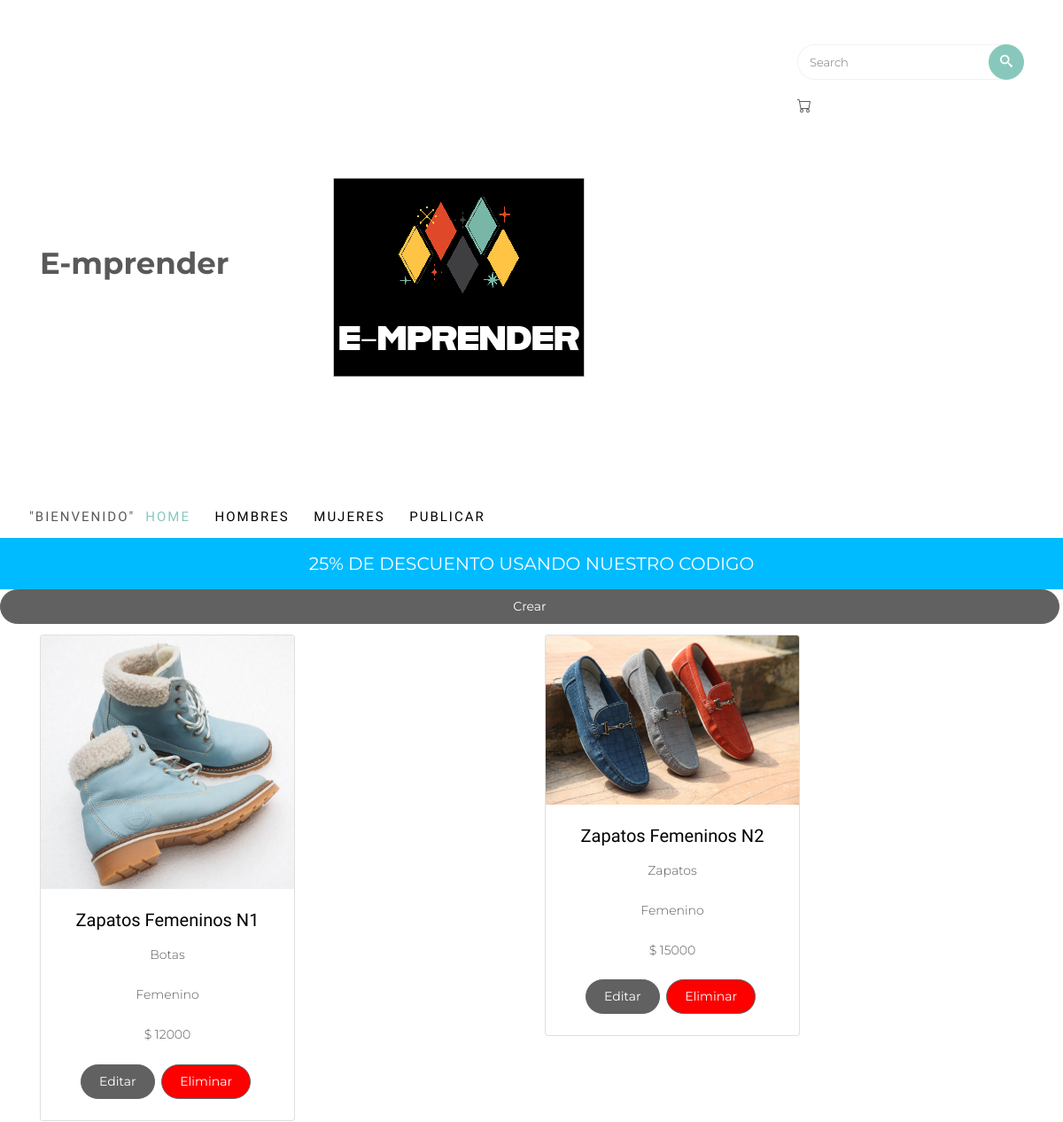
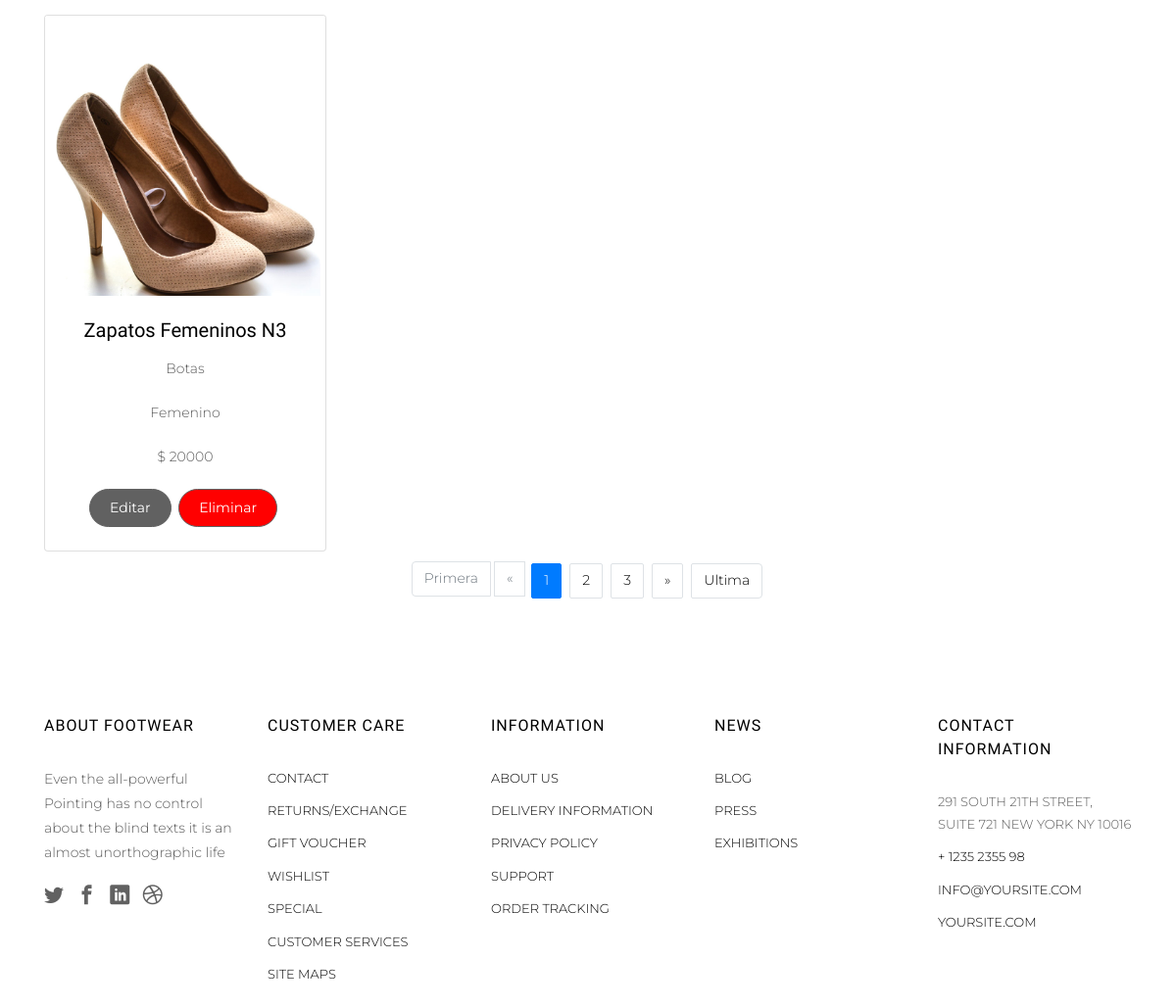
/about.html, run on the app's committed database (2 pictures, top to bottom).
### publicar/models.py (models this page shows, shortened)
class Zapato(models.Model):
    Id=models.IntegerField(primary_key=True)
    Nombrez=models.CharField(verbose_name="Nombre", max_length=20)
    imgend=models.ImageField(upload_to="projects",verbose_name="imagen", null=True, blank=True)
    precioz=models.PositiveIntegerField(verbose_name="Precio del Producto")
    catego=models.ForeignKey(Categoria,null=True,on_delete=models.SET_NULL)
    gene=models.CharField(choices=gen, null=True, blank=True, max_length=15)
    created=models.DateTimeField(auto_now_add=True)
    updated=models.DateTimeField(auto_now=True)
    class Meta:
        verbose_name="Zapato"
        verbose_name_plural="Zapatos"

class Categoria(models.Model):
    Nombrec=models.CharField(verbose_name="Nombre Categoria", max_length=30)
    estacionc=models.ForeignKey(Estacion,null=True,on_delete=models.SET_NULL)
    crea=models.DateTimeField(auto_now_add=True)
    upda=models.DateTimeField(auto_now=True)
    class Meta:
        verbose_name="Categoria"
        verbose_name_plural="Categorias"
    def __str__(self):
        return self.Nombrec

### publicar/views.py (the view)
# urls.py: path('about.html',publicar_view.Public,name='Publicar'),
def Public(request):
    news=Zapato.objects.all()
    paginator = Paginator(news,3)
    page_number = request.GET.get("page")
    page_obj = paginator.get_page(page_number)
    return render(request,"core/about.html",{'news':page_obj})

### core/templates/core/about.html (shortened to what this page needs)
{% extends 'core/index.html' %}
{% load static %}
{% block content %}
<a href="categoria" class="btn btn-primary" style="display: block;">Crear</a>
<div class="container text-center">
    <div class="row">
    {% for n in news %}
     <div class="col-md-6 col-12">
        <div class="card my-2" style="width: 18rem;">
            {% if n.imgend %}
            <img class="card-img-top" src="{{n.imgend.url}}" alt="Card image cap">
            {% endif %}
            <div class="card-body">
            <h5 class="card-title">{{ n.Nombrez }}</h5>
            <p class="card-text"> {{n.catego }}</p>
            <p class="card-text"> {{n.gene }}</p>
			<p class="card-text">$ {{n.precioz }}</p>
            <a href="{% url 'editar' n.Id  %}" class="btn btn-primary">Editar</a>
            <a href="{% url 'borr' n.Id %}" class="btn btn-primary" style="background-color: red;"> Eliminar </a>
            </div>
        </div>
     </div>
    {% endfor %}
    </div>
</div>
<nav aria-label="Page navigation example">
    <ul class="pagination justify-content-center">
      {% if news.has_previous %}
        <li class="page-item">
          <a class="page-link" href="?page=1" aria-label="Primera">
            <span aria-hidden="true">Primera</span>
          </a>
        </li>
        <li class="page-item">
          <a class="page-link" href="?page={{ news.previous_page_number }}" aria-label="Anterior">
            <span aria-hidden="true">&laquo;</span>
          </a>
        </li>
      {% else %}
        <li class="page-item disabled">
          <span class="page-link" aria-hidden="true">Primera</span>
        </li>
        <li class="page-item disabled">
          <span class="page-link" aria-hidden="true">&laquo;</span>
        </li>
      {% endif %}
      {% for i in news.paginator.page_range %}
        <li class="page-item{% if news.number == i %} active{% endif %}">
          <a class="page-link" href="?page={{ i }}">{{ i }}</a>
        </li>
      {% endfor %}
      {% if news.has_next %}
        <li class="page-item">
          <a class="page-link" href="?page={{ news.next_page_number }}" aria-label="Siguiente">
            <span aria-hidden="true">&raquo;</span>
          </a>
        </li>
        <li class="page-item">
          <a class="page-link" href="?page={{ news.paginator.num_pages }}" aria-label="Ultima">
            <span aria-hidden="true">Ultima</span>
          </a>
        </li>
      {% endif %}
    </ul>
  </nav>
{% endblock %}

### core/templates/core/index.html (shortened to what this page needs)
{% load static %}
<!DOCTYPE HTML>
<html>
	<head>
	<link rel="stylesheet" href="{% static 'css/animate.css' %}">
	<link rel="stylesheet" href="{% static 'css/icomoon.css' %}">
	<link rel="stylesheet" href="{% static 'css/ionicons.min.css' %}">
	<link rel="stylesheet" href="{% static 'css/bootstrap.min.css' %}">
	<link rel="stylesheet" href="{% static 'css/magnific-popup.css' %}">
	<link rel="stylesheet" href="{% static 'css/flexslider.css' %}">
	<link rel="stylesheet" href="{% static 'css/owl.carousel.min.css' %}">
	<link rel="stylesheet" href="{% static 'css/owl.theme.default.min.css' %}">
	<link rel="stylesheet" href="{% static 'css/icomoon.css' %}css/bootstrap-datepicker.css">
	<link rel="stylesheet" href="{% static 'fonts/flaticon/font/flaticon.css' %}">
	<link rel="stylesheet" href="{% static 'css/style.css' %}">
	</head>
	<body>
	<div id="page">
		<nav class="colorlib-nav" role="navigation">
			<div class="top-menu">
				<div class="container">
					<div class="row" >
						<div  class="col-sm-7 col-md-9">
							<div id="colorlib-logo"><a href="home">E-mprender <img src="/tiendazapatos/core/static/images/logoemp.png" alt=""> </a></div>
						</div>
						<div class="col-sm-5 col-md-3">
			            <form action="#" class="search-wrap">
			               <div class="form-group">
			                  <input type="search" class="form-control search" placeholder="Search">
			                  <button class="btn btn-primary submit-search text-center" type="submit"><i class="icon-search"></i></button>
			               </div>
			            </form>
			         </div>
		         </div>
					<div class="row">
						<div class="col-sm-12 text-left menu-1">
							<ul>
								<li class="active">"Bienvenido"<a href="home">Home</a></li>
								<li><a href="mn">Hombres</a></li>
								<li><a href="women">Mujeres</a></li>
								<li><a href="about.html">Publicar</a></li>
							</ul>
						</div>
					</div>
				</div>
			</div>
			<div class="sale" style="background-color: rgb(0, 187, 255);">
				<div class="container">
					<div class="row">
						<div class="col-sm-8 offset-sm-2 text-center">
							<div class="row">
								<div class="owl-carousel2">
									<div class="item">
										<div class="col">
											<h3><a href="#">25% de descuento usando Nuestro Codigo</a></h3>
										</div>
									</div>
								</div>
							</div>
						</div>
					</div>
				</div>
			</div>
		</nav>
		{% block content %}
		{% endblock %}
		<footer id="colorlib-footer" role="contentinfo">
			<div class="container">
				<div class="row row-pb-md">
					<div class="col footer-col colorlib-widget">
						<h4>About Footwear</h4>
						<p>Even the all-powerful Pointing has no control about the blind texts it is an almost unorthographic life</p>
						<p>
							<ul class="colorlib-social-icons">
								<li><a href="#"><i class="icon-twitter"></i></a></li>
								<li><a href="#"><i class="icon-facebook"></i></a></li>
								<li><a href="#"><i class="icon-linkedin"></i></a></li>
								<li><a href="#"><i class="icon-dribbble"></i></a></li>
							</ul>
						</p>
					</div>
					<div class="col footer-col colorlib-widget">
						<h4>Customer Care</h4>
						<p>
							<ul class="colorlib-footer-links">
								<li><a href="#">Contact</a></li>
								<li><a href="#">Returns/Exchange</a></li>
								<li><a href="#">Gift Voucher</a></li>
								<li><a href="#">Wishlist</a></li>
								<li><a href="#">Special</a></li>
								<li><a href="#">Customer Services</a></li>
								<li><a href="#">Site maps</a></li>
							</ul>
						</p>
					</div>
					<div class="col footer-col colorlib-widget">
						<h4>Information</h4>
						<p>
							<ul class="colorlib-footer-links">
								<li><a href="#">About us</a></li>
								<li><a href="#">Delivery Information</a></li>
								<li><a href="#">Privacy Policy</a></li>
								<li><a href="#">Support</a></li>
								<li><a href="#">Order Tracking</a></li>
							</ul>
						</p>
					</div>
					<div class="col footer-col">
						<h4>News</h4>
						<ul class="colorlib-footer-links">
							<li><a href="#">Blog</a></li>
							<li><a href="#">Press</a></li>
							<li><a href="#">Exhibitions</a></li>
						</ul>
					</div>
					<div class="col footer-col">
						<h4>Contact Information</h4>
						<ul class="colorlib-footer-links">
							<li>291 South 21th Street, <br> Suite 721 New York NY 10016</li>
							<li><a href="#">+ 1235 2355 98</a></li>
							<li><a href="#">info@yoursite.com</a></li>
							<li><a href="#">yoursite.com</a></li>
						</ul>
					</div>
				</div>
			</div>
		</footer>
	</div>
	</body>
</html>

### core/static/css/icomoon.css (style rules this page uses)
[class^="icon-"], [class*=" icon-"] { font-family: 'icomoon' !important; speak: none; font-style: normal; font-weight: normal; font-variant: normal; text-transform: none; line-height: 1; -webkit-font-smoothing: antialiased; -moz-osx-font-smoothing: grayscale; }
.icon-search:before { content: "\ebfd"; }
.icon-facebook:before { content: "\ed07"; }
.icon-twitter:before { content: "\ed0d"; }
.icon-dribbble:before { content: "\ed1e"; }
.icon-linkedin:before { content: "\ed40"; }

### data on the page
Zapato: imgend (picture), Nombrez "Zapatos Femeninos N1", catego "Botas", gene "Femenino", precioz "12000"
Zapato: imgend (picture), Nombrez "Zapatos Femeninos N2", catego "Zapatos", gene "Femenino", precioz "15000"
Zapato: imgend (picture), Nombrez "Zapatos Femeninos N3", catego "Botas", gene "Femenino", precioz "20000"

### other printed values
{{ i }} "1" "2" "3"
